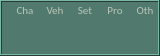
     <widget class="QFrame" name="frame_2">
      <property name="geometry">
       <rect>
        <x>40</x>
        <y>58</y>
        <width>160</width>
        <height>56</height>
       </rect>
      </property>
      <property name="palette">
       <palette>
        <active>
         <colorrole role="WindowText">
          <brush brushstyle="SolidPattern">
           <color alpha="255">
            <red>185</red>
            <green>198</green>
            <blue>185</blue>
           </color>
          </brush>
         </colorrole>
         <colorrole role="Button">
          <brush brushstyle="SolidPattern">
           <color alpha="255">
            <red>81</red>
            <green>121</green>
            <blue>109</blue>
           </color>
          </brush>
         </colorrole>
         <colorrole role="Light">
          <brush brushstyle="SolidPattern">
           <color alpha="255">
            <red>121</red>
            <green>182</green>
            <blue>164</blue>
           </color>
          </brush>
         </colorrole>
         <colorrole role="Midlight">
          <brush brushstyle="SolidPattern">
           <color alpha="255">
            <red>101</red>
            <green>151</green>
            <blue>136</blue>
           </color>
          </brush>
         </colorrole>
         <colorrole role="Dark">
          <brush brushstyle="SolidPattern">
           <color alpha="255">
            <red>40</red>
            <green>60</green>
            <blue>54</blue>
           </color>
          </brush>
         </colorrole>
         <colorrole role="Mid">
          <brush brushstyle="SolidPattern">
           <color alpha="255">
            <red>54</red>
            <green>80</green>
            <blue>72</blue>
           </color>
          </brush>
         </colorrole>
         <colorrole role="Text">
          <brush brushstyle="SolidPattern">
           <color alpha="255">
            <red>185</red>
            <green>198</green>
            <blue>185</blue>
           </color>
          </brush>
         </colorrole>
         <colorrole role="BrightText">
          <brush brushstyle="SolidPattern">
           <color alpha="255">
            <red>255</red>
            <green>255</green>
            <blue>255</blue>
           </color>
          </brush>
         </colorrole>
         <colorrole role="ButtonText">
          <brush brushstyle="SolidPattern">
           <color alpha="255">
            <red>255</red>
            <green>255</green>
            <blue>255</blue>
           </color>
          </brush>
         </colorrole>
         <colorrole role="Base">
          <brush brushstyle="SolidPattern">
           <color alpha="255">
            <red>0</red>
            <green>0</green>
            <blue>0</blue>
           </color>
          </brush>
         </colorrole>
         <colorrole role="Window">
          <brush brushstyle="SolidPattern">
           <color alpha="255">
            <red>81</red>
            <green>121</green>
            <blue>109</blue>
           </color>
          </brush>
         </colorrole>
         <colorrole role="Shadow">
          <brush brushstyle="SolidPattern">
           <color alpha="255">
            <red>0</red>
            <green>0</green>
            <blue>0</blue>
           </color>
          </brush>
         </colorrole>
         <colorrole role="AlternateBase">
          <brush brushstyle="SolidPattern">
           <color alpha="255">
            <red>40</red>
            <green>60</green>
            <blue>54</blue>
           </color>
          </brush>
         </colorrole>
         <colorrole role="ToolTipBase">
          <brush brushstyle="SolidPattern">
           <color alpha="255">
            <red>255</red>
            <green>255</green>
            <blue>220</blue>
           </color>
          </brush>
         </colorrole>
         <colorrole role="ToolTipText">
          <brush brushstyle="SolidPattern">
           <color alpha="255">
            <red>0</red>
            <green>0</green>
            <blue>0</blue>
           </color>
          </brush>
         </colorrole>
        </active>
        <inactive>
         <colorrole role="WindowText">
          <brush brushstyle="SolidPattern">
           <color alpha="255">
            <red>185</red>
            <green>198</green>
            <blue>185</blue>
           </color>
          </brush>
         </colorrole>
         <colorrole role="Button">
          <brush brushstyle="SolidPattern">
           <color alpha="255">
            <red>81</red>
            <green>121</green>
            <blue>109</blue>
           </color>
          </brush>
         </colorrole>
         <colorrole role="Light">
          <brush brushstyle="SolidPattern">
           <color alpha="255">
            <red>121</red>
            <green>182</green>
            <blue>164</blue>
           </color>
          </brush>
         </colorrole>
         <colorrole role="Midlight">
          <brush brushstyle="SolidPattern">
           <color alpha="255">
            <red>101</red>
            <green>151</green>
            <blue>136</blue>
           </color>
          </brush>
         </colorrole>
         <colorrole role="Dark">
          <brush brushstyle="SolidPattern">
           <color alpha="255">
            <red>40</red>
            <green>60</green>
            <blue>54</blue>
           </color>
          </brush>
         </colorrole>
         <colorrole role="Mid">
          <brush brushstyle="SolidPattern">
           <color alpha="255">
            <red>54</red>
            <green>80</green>
            <blue>72</blue>
           </color>
          </brush>
         </colorrole>
         <colorrole role="Text">
          <brush brushstyle="SolidPattern">
           <color alpha="255">
            <red>185</red>
            <green>198</green>
            <blue>185</blue>
           </color>
          </brush>
         </colorrole>
         <colorrole role="BrightText">
          <brush brushstyle="SolidPattern">
           <color alpha="255">
            <red>255</red>
            <green>255</green>
            <blue>255</blue>
           </color>
          </brush>
         </colorrole>
         <colorrole role="ButtonText">
          <brush brushstyle="SolidPattern">
           <color alpha="255">
            <red>255</red>
            <green>255</green>
            <blue>255</blue>
           </color>
          </brush>
         </colorrole>
         <colorrole role="Base">
          <brush brushstyle="SolidPattern">
           <color alpha="255">
            <red>0</red>
            <green>0</green>
            <blue>0</blue>
           </color>
          </brush>
         </colorrole>
         <colorrole role="Window">
          <brush brushstyle="SolidPattern">
           <color alpha="255">
            <red>81</red>
            <green>121</green>
            <blue>109</blue>
           </color>
          </brush>
         </colorrole>
         <colorrole role="Shadow">
          <brush brushstyle="SolidPattern">
           <color alpha="255">
            <red>0</red>
            <green>0</green>
            <blue>0</blue>
           </color>
          </brush>
         </colorrole>
         <colorrole role="AlternateBase">
          <brush brushstyle="SolidPattern">
           <color alpha="255">
            <red>40</red>
            <green>60</green>
            <blue>54</blue>
           </color>
          </brush>
         </colorrole>
         <colorrole role="ToolTipBase">
          <brush brushstyle="SolidPattern">
           <color alpha="255">
            <red>255</red>
            <green>255</green>
            <blue>220</blue>
           </color>
          </brush>
         </colorrole>
         <colorrole role="ToolTipText">
          <brush brushstyle="SolidPattern">
           <color alpha="255">
            <red>0</red>
            <green>0</green>
            <blue>0</blue>
           </color>
          </brush>
         </colorrole>
        </inactive>
        <disabled>
         <colorrole role="WindowText">
          <brush brushstyle="SolidPattern">
           <color alpha="255">
            <red>40</red>
            <green>60</green>
            <blue>54</blue>
           </color>
          </brush>
         </colorrole>
         <colorrole role="Button">
          <brush brushstyle="SolidPattern">
           <color alpha="255">
            <red>81</red>
            <green>121</green>
            <blue>109</blue>
           </color>
          </brush>
         </colorrole>
         <colorrole role="Light">
          <brush brushstyle="SolidPattern">
           <color alpha="255">
            <red>121</red>
            <green>182</green>
            <blue>164</blue>
           </color>
          </brush>
         </colorrole>
         <colorrole role="Midlight">
          <brush brushstyle="SolidPattern">
           <color alpha="255">
            <red>101</red>
            <green>151</green>
            <blue>136</blue>
           </color>
          </brush>
         </colorrole>
         <colorrole role="Dark">
          <brush brushstyle="SolidPattern">
           <color alpha="255">
            <red>40</red>
            <green>60</green>
            <blue>54</blue>
           </color>
          </brush>
         </colorrole>
         <colorrole role="Mid">
          <brush brushstyle="SolidPattern">
           <color alpha="255">
            <red>54</red>
            <green>80</green>
            <blue>72</blue>
           </color>
          </brush>
         </colorrole>
         <colorrole role="Text">
          <brush brushstyle="SolidPattern">
           <color alpha="255">
            <red>40</red>
            <green>60</green>
            <blue>54</blue>
           </color>
          </brush>
         </colorrole>
         <colorrole role="BrightText">
          <brush brushstyle="SolidPattern">
           <color alpha="255">
            <red>255</red>
            <green>255</green>
            <blue>255</blue>
           </color>
          </brush>
         </colorrole>
         <colorrole role="ButtonText">
          <brush brushstyle="SolidPattern">
           <color alpha="255">
            <red>40</red>
            <green>60</green>
            <blue>54</blue>
           </color>
          </brush>
         </colorrole>
         <colorrole role="Base">
          <brush brushstyle="SolidPattern">
           <color alpha="255">
            <red>81</red>
            <green>121</green>
            <blue>109</blue>
           </color>
          </brush>
         </colorrole>
         <colorrole role="Window">
          <brush brushstyle="SolidPattern">
           <color alpha="255">
            <red>81</red>
            <green>121</green>
            <blue>109</blue>
           </color>
          </brush>
         </colorrole>
         <colorrole role="Shadow">
          <brush brushstyle="SolidPattern">
           <color alpha="255">
            <red>0</red>
            <green>0</green>
            <blue>0</blue>
           </color>
          </brush>
         </colorrole>
         <colorrole role="AlternateBase">
          <brush brushstyle="SolidPattern">
           <color alpha="255">
            <red>81</red>
            <green>121</green>
            <blue>109</blue>
           </color>
          </brush>
         </colorrole>
         <colorrole role="ToolTipBase">
          <brush brushstyle="SolidPattern">
           <color alpha="255">
            <red>255</red>
            <green>255</green>
            <blue>220</blue>
           </color>
          </brush>
         </colorrole>
         <colorrole role="ToolTipText">
          <brush brushstyle="SolidPattern">
           <color alpha="255">
            <red>0</red>
            <green>0</green>
            <blue>0</blue>
           </color>
          </brush>
         </colorrole>
        </disabled>
       </palette>
      </property>
      <property name="frameShape">
       <enum>QFrame::Box</enum>
      </property>
      <property name="frameShadow">
       <enum>QFrame::Raised</enum>
      </property>
      <property name="lineWidth">
       <number>1</number>
      </property>
      <property name="midLineWidth">
       <number>0</number>
      </property>
      <widget class="QPushButton" name="pushButton_others">
       <property name="enabled">
        <bool>true</bool>
       </property>
       <property name="geometry">
        <rect>
         <x>130</x>
         <y>20</y>
         <width>21</width>
         <height>30</height>
        </rect>
       </property>
       <property name="text">
        <string/>
       </property>
       <property name="icon">
        <iconset>
         <normaloff>icons/publishToolIcon/otherS5Close.png</normaloff>
         <activeon>icons/publishToolIcon/otherS5Open.png</activeon>icons/publishToolIcon/otherS5Close.png</iconset>
       </property>
       <property name="iconSize">
        <size>
         <width>30</width>
         <height>30</height>
        </size>
       </property>
       <property name="checkable">
        <bool>true</bool>
       </property>
       <property name="autoDefault">
        <bool>false</bool>
       </property>
       <property name="default">
        <bool>false</bool>
       </property>
       <property name="flat">
        <bool>true</bool>
       </property>
      </widget>
      <widget class="QPushButton" name="pushButton_vehicle">
       <property name="enabled">
        <bool>true</bool>
       </property>
       <property name="geometry">
        <rect>
         <x>40</x>
         <y>20</y>
         <width>30</width>
         <height>30</height>
        </rect>
       </property>
       <property name="text">
        <string/>
       </property>
       <property name="icon">
        <iconset>
         <normaloff>icons/publishToolIcon/vehS5Close.png</normaloff>
         <activeon>icons/publishToolIcon/vehS5_open.png</activeon>icons/publishToolIcon/vehS5Close.png</iconset>
       </property>
       <property name="iconSize">
        <size>
         <width>30</width>
         <height>30</height>
        </size>
       </property>
       <property name="checkable">
        <bool>true</bool>
       </property>
       <property name="autoDefault">
        <bool>false</bool>
       </property>
       <property name="default">
        <bool>false</bool>
       </property>
       <property name="flat">
        <bool>true</bool>
       </property>
      </widget>
      <widget class="QPushButton" name="pushButton_character">
       <property name="enabled">
        <bool>true</bool>
       </property>
       <property name="geometry">
        <rect>
         <x>10</x>
         <y>20</y>
         <width>30</width>
         <height>30</height>
        </rect>
       </property>
       <property name="palette">
        <palette>
         <active>
          <colorrole role="WindowText">
           <brush brushstyle="SolidPattern">
            <color alpha="255">
             <red>0</red>
             <green>0</green>
             <blue>0</blue>
            </color>
           </brush>
          </colorrole>
          <colorrole role="Text">
           <brush brushstyle="SolidPattern">
            <color alpha="255">
             <red>255</red>
             <green>255</green>
             <blue>0</blue>
            </color>
           </brush>
          </colorrole>
          <colorrole role="ButtonText">
           <brush brushstyle="SolidPattern">
            <color alpha="255">
             <red>255</red>
             <green>255</green>
             <blue>0</blue>
            </color>
           </brush>
          </colorrole>
         </active>
         <inactive>
          <colorrole role="WindowText">
           <brush brushstyle="SolidPattern">
            <color alpha="255">
             <red>0</red>
             <green>0</green>
             <blue>0</blue>
            </color>
           </brush>
          </colorrole>
          <colorrole role="Text">
           <brush brushstyle="SolidPattern">
            <color alpha="255">
             <red>0</red>
             <green>0</green>
             <blue>0</blue>
            </color>
           </brush>
          </colorrole>
          <colorrole role="ButtonText">
           <brush brushstyle="SolidPattern">
            <color alpha="255">
             <red>0</red>
             <green>0</green>
             <blue>0</blue>
            </color>
           </brush>
          </colorrole>
         </inactive>
         <disabled>
          <colorrole role="WindowText">
           <brush brushstyle="SolidPattern">
            <color alpha="255">
             <red>120</red>
             <green>120</green>
             <blue>120</blue>
            </color>
           </brush>
          </colorrole>
          <colorrole role="Text">
           <brush brushstyle="SolidPattern">
            <color alpha="255">
             <red>120</red>
             <green>120</green>
             <blue>120</blue>
            </color>
           </brush>
          </colorrole>
          <colorrole role="ButtonText">
           <brush brushstyle="SolidPattern">
            <color alpha="255">
             <red>120</red>
             <green>120</green>
             <blue>120</blue>
            </color>
           </brush>
          </colorrole>
         </disabled>
        </palette>
       </property>
       <property name="autoFillBackground">
        <bool>false</bool>
       </property>
       <property name="text">
        <string/>
       </property>
       <property name="icon">
        <iconset>
         <normaloff>icons/publishToolIcon/chaS5Close.png</normaloff>
         <activeon>icons/publishToolIcon/chaS5Open.png</activeon>icons/publishToolIcon/chaS5Close.png</iconset>
       </property>
       <property name="iconSize">
        <size>
         <width>30</width>
         <height>30</height>
        </size>
       </property>
       <property name="checkable">
        <bool>true</bool>
       </property>
       <property name="checked">
        <bool>false</bool>
       </property>
       <property name="autoRepeat">
        <bool>false</bool>
       </property>
       <property name="autoExclusive">
        <bool>false</bool>
       </property>
       <property name="autoDefault">
        <bool>false</bool>
       </property>
       <property name="default">
        <bool>false</bool>
       </property>
       <property name="flat">
        <bool>true</bool>
       </property>
      </widget>
      <widget class="QPushButton" name="pushButton_set">
       <property name="enabled">
        <bool>true</bool>
       </property>
       <property name="geometry">
        <rect>
         <x>70</x>
         <y>16</y>
         <width>30</width>
         <height>30</height>
        </rect>
       </property>
       <property name="text">
        <string/>
       </property>
       <property name="icon">
        <iconset>
         <normaloff>icons/publishToolIcon/setS5Close.png</normaloff>
         <activeon>icons/publishToolIcon/setS5Open.png</activeon>icons/publishToolIcon/setS5Close.png</iconset>
       </property>
       <property name="iconSize">
        <size>
         <width>30</width>
         <height>30</height>
        </size>
       </property>
       <property name="checkable">
        <bool>true</bool>
       </property>
       <property name="autoDefault">
        <bool>false</bool>
       </property>
       <property name="default">
        <bool>false</bool>
       </property>
       <property name="flat">
        <bool>true</bool>
       </property>
      </widget>
      <widget class="QPushButton" name="pushButton_props">
       <property name="enabled">
        <bool>true</bool>
       </property>
       <property name="geometry">
        <rect>
         <x>100</x>
         <y>18</y>
         <width>30</width>
         <height>30</height>
        </rect>
       </property>
       <property name="text">
        <string/>
       </property>
       <property name="icon">
        <iconset>
         <normaloff>icons/publishToolIcon/propsS5Close.png</normaloff>
         <activeon>icons/publishToolIcon/propsS5Open.png</activeon>icons/publishToolIcon/propsS5Close.png</iconset>
       </property>
       <property name="iconSize">
        <size>
         <width>30</width>
         <height>30</height>
        </size>
       </property>
       <property name="checkable">
        <bool>true</bool>
       </property>
       <property name="autoDefault">
        <bool>false</bool>
       </property>
       <property name="default">
        <bool>false</bool>
       </property>
       <property name="flat">
        <bool>true</bool>
       </property>
      </widget>
      <widget class="QLabel" name="label_fileData_15">
       <property name="geometry">
        <rect>
         <x>135</x>
         <y>0</y>
         <width>20</width>
         <height>20</height>
        </rect>
       </property>
       <property name="font">
        <font>
         <family>Calibri</family>
         <pointsize>8</pointsize>
        </font>
       </property>
       <property name="text">
        <string>Oth</string>
       </property>
       <property name="alignment">
        <set>Qt::AlignCenter</set>
       </property>
      </widget>
      <widget class="QLabel" name="label_fileData_12">
       <property name="geometry">
        <rect>
         <x>45</x>
         <y>0</y>
         <width>20</width>
         <height>20</height>
        </rect>
       </property>
       <property name="font">
        <font>
         <family>Calibri</family>
         <pointsize>8</pointsize>
        </font>
       </property>
       <property name="text">
        <string>Veh</string>
       </property>
       <property name="alignment">
        <set>Qt::AlignCenter</set>
       </property>
      </widget>
      <widget class="QLabel" name="label_fileData_11">
       <property name="geometry">
        <rect>
         <x>15</x>
         <y>0</y>
         <width>20</width>
         <height>20</height>
        </rect>
       </property>
       <property name="font">
        <font>
         <family>Calibri</family>
         <pointsize>8</pointsize>
        </font>
       </property>
       <property name="text">
        <string>Cha</string>
       </property>
       <property name="alignment">
        <set>Qt::AlignCenter</set>
       </property>
      </widget>
      <widget class="QLabel" name="label_fileData_13">
       <property name="geometry">
        <rect>
         <x>75</x>
         <y>0</y>
         <width>20</width>
         <height>20</height>
        </rect>
       </property>
       <property name="font">
        <font>
         <family>Calibri</family>
         <pointsize>8</pointsize>
        </font>
       </property>
       <property name="text">
        <string>Set</string>
       </property>
       <property name="alignment">
        <set>Qt::AlignCenter</set>
       </property>
      </widget>
      <widget class="QLabel" name="label_fileData_14">
       <property name="geometry">
        <rect>
         <x>105</x>
         <y>0</y>
         <width>20</width>
         <height>20</height>
        </rect>
       </property>
       <property name="font">
        <font>
         <family>Calibri</family>
         <pointsize>8</pointsize>
        </font>
       </property>
       <property name="text">
        <string>Pro</string>
       </property>
       <property name="alignment">
        <set>Qt::AlignCenter</set>
       </property>
      </widget>
      <zorder>pushButton_others</zorder>
      <zorder>pushButton_vehicle</zorder>
      <zorder>pushButton_character</zorder>
      <zorder>pushButton_set</zorder>
      <zorder>pushButton_props</zorder>
      <zorder>label_fileData_15</zorder>
      <zorder>label_fileData_12</zorder>
      <zorder>label_fileData_11</zorder>
      <zorder>label_fileData_13</zorder>
      <zorder>label_fileData_14</zorder>
      <zorder>pushButton_shot</zorder>
      <zorder>label_fileData_17</zorder>
     </widget>
